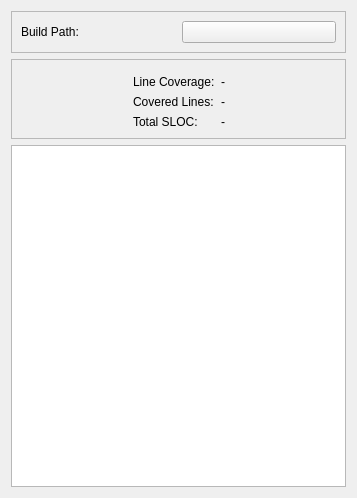
<ui version="4.0" >
 <class>ReportWidget</class>
 <widget class="QWidget" name="ReportWidget" >
  <property name="geometry" >
   <rect>
    <x>0</x>
    <y>0</y>
    <width>357</width>
    <height>498</height>
   </rect>
  </property>
  <property name="windowTitle" >
   <string>Coverage Report</string>
  </property>
  <property name="whatsThis" >
   <string>GCOV code coverage statistics.</string>
  </property>
  <layout class="QVBoxLayout" name="reportWidgetLayout" >
   <item>
    <widget class="QFrame" name="buildPathFrame" >
     <property name="frameShape" >
      <enum>QFrame::StyledPanel</enum>
     </property>
     <property name="frameShadow" >
      <enum>QFrame::Raised</enum>
     </property>
     <layout class="QHBoxLayout" name="buildPathFrameLayout" >
      <item>
       <widget class="QLabel" name="buildPathTextLabel" >
        <property name="text" >
         <string>Build Path: </string>
        </property>
       </widget>
      </item>
      <item>
       <widget class="QPushButton" name="startButton" >
        <property name="text" >
         <string/>
        </property>
       </widget>
      </item>
     </layout>
    </widget>
   </item>
   <item>
    <widget class="QFrame" name="statisticsFrame" >
     <property name="frameShape" >
      <enum>QFrame::StyledPanel</enum>
     </property>
     <property name="frameShadow" >
      <enum>QFrame::Raised</enum>
     </property>
     <layout class="QHBoxLayout" name="statisticsFrameLayout" >
      <item>
       <spacer name="horizontalSpacer_3" >
        <property name="orientation" >
         <enum>Qt::Horizontal</enum>
        </property>
        <property name="sizeHint" stdset="0" >
         <size>
          <width>71</width>
          <height>20</height>
         </size>
        </property>
       </spacer>
      </item>
      <item>
       <layout class="QVBoxLayout" name="verticalLayout" >
        <item>
         <widget class="KLineEdit" name="filterBox" />
        </item>
        <item>
         <layout class="QHBoxLayout" name="horizontalLayout" >
          <item>
           <spacer name="horizontalSpacer" >
            <property name="orientation" >
             <enum>Qt::Horizontal</enum>
            </property>
            <property name="sizeHint" stdset="0" >
             <size>
              <width>30</width>
              <height>20</height>
             </size>
            </property>
           </spacer>
          </item>
          <item>
           <layout class="QGridLayout" name="gridLayout" >
            <item row="0" column="0" >
             <widget class="QLabel" name="coverageRatioTextLabel" >
              <property name="text" >
               <string>Line Coverage:</string>
              </property>
             </widget>
            </item>
            <item row="0" column="1" >
             <widget class="QLabel" name="coverageRatio" >
              <property name="text" >
               <string>-</string>
              </property>
             </widget>
            </item>
            <item row="1" column="0" >
             <widget class="QLabel" name="nrofCoveredLinesTextLabel" >
              <property name="text" >
               <string>Covered Lines:</string>
              </property>
             </widget>
            </item>
            <item row="1" column="1" >
             <widget class="QLabel" name="nrofCoveredLines" >
              <property name="text" >
               <string>-</string>
              </property>
             </widget>
            </item>
            <item row="2" column="0" >
             <widget class="QLabel" name="slocTextLabel" >
              <property name="text" >
               <string>Total SLOC:</string>
              </property>
             </widget>
            </item>
            <item row="2" column="1" >
             <widget class="QLabel" name="sloc" >
              <property name="text" >
               <string>-</string>
              </property>
             </widget>
            </item>
           </layout>
          </item>
          <item>
           <spacer name="horizontalSpacer_2" >
            <property name="orientation" >
             <enum>Qt::Horizontal</enum>
            </property>
            <property name="sizeHint" stdset="0" >
             <size>
              <width>30</width>
              <height>20</height>
             </size>
            </property>
           </spacer>
          </item>
         </layout>
        </item>
       </layout>
      </item>
      <item>
       <spacer name="horizontalSpacer_4" >
        <property name="orientation" >
         <enum>Qt::Horizontal</enum>
        </property>
        <property name="sizeHint" stdset="0" >
         <size>
          <width>71</width>
          <height>20</height>
         </size>
        </property>
       </spacer>
      </item>
     </layout>
    </widget>
   </item>
   <item>
    <widget class="Veritas::DrillDownView" name="table" />
   </item>
  </layout>
 </widget>
 <customwidgets>
  <customwidget>
   <class>KLineEdit</class>
   <extends></extends>
   <header>klineedit.h</header>
  </customwidget>
  <customwidget>
   <class>Veritas::DrillDownView</class>
   <extends>QTableView</extends>
   <header>drilldownview.h</header>
   <slots>
    <signal>completedSlideLeft()</signal>
    <signal>completedSlideRight()</signal>
   </slots>
  </customwidget>
 </customwidgets>
 <tabstops>
  <tabstop>startButton</tabstop>
  <tabstop>filterBox</tabstop>
  <tabstop>table</tabstop>
 </tabstops>
 <resources/>
 <connections/>
</ui>
